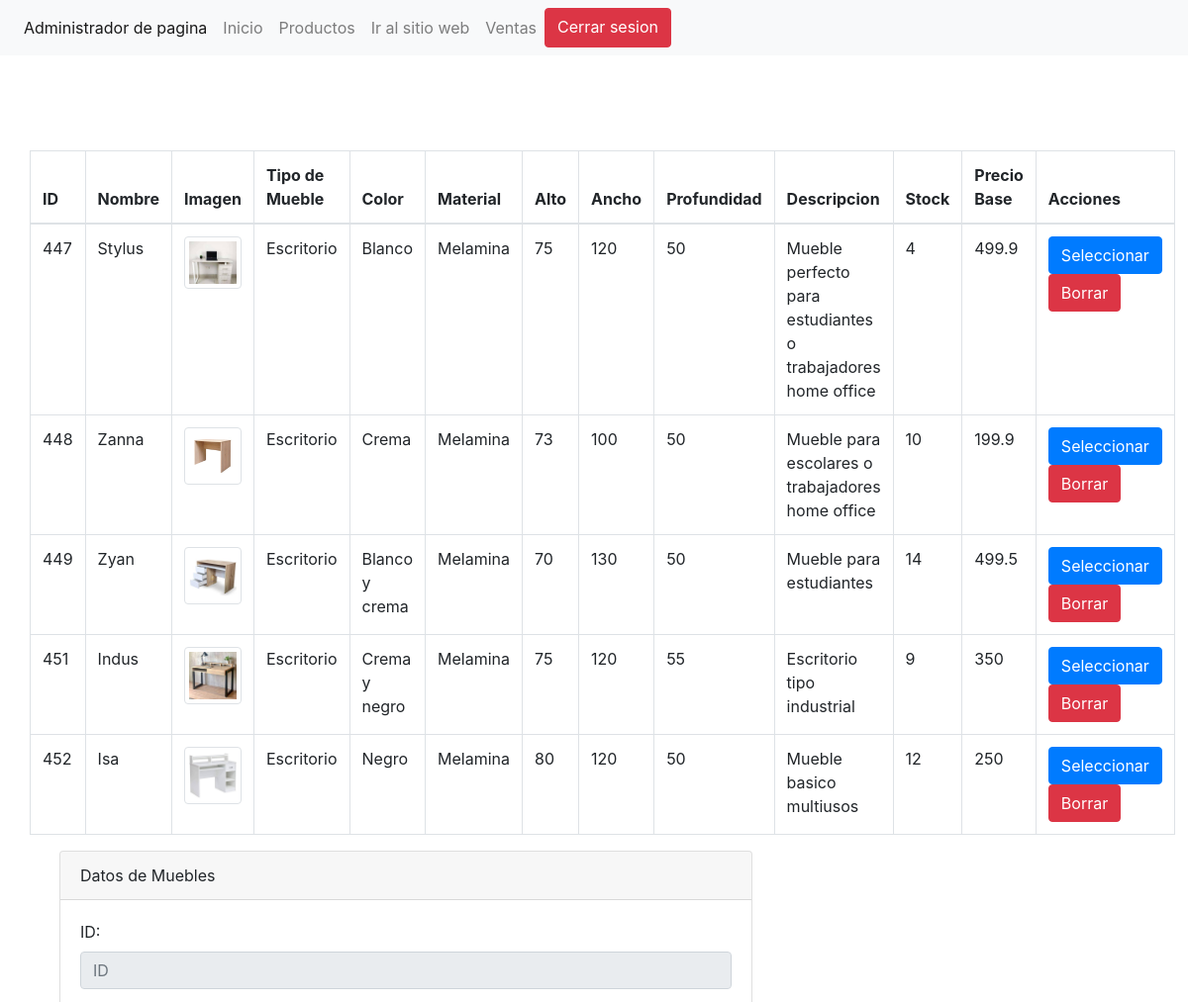
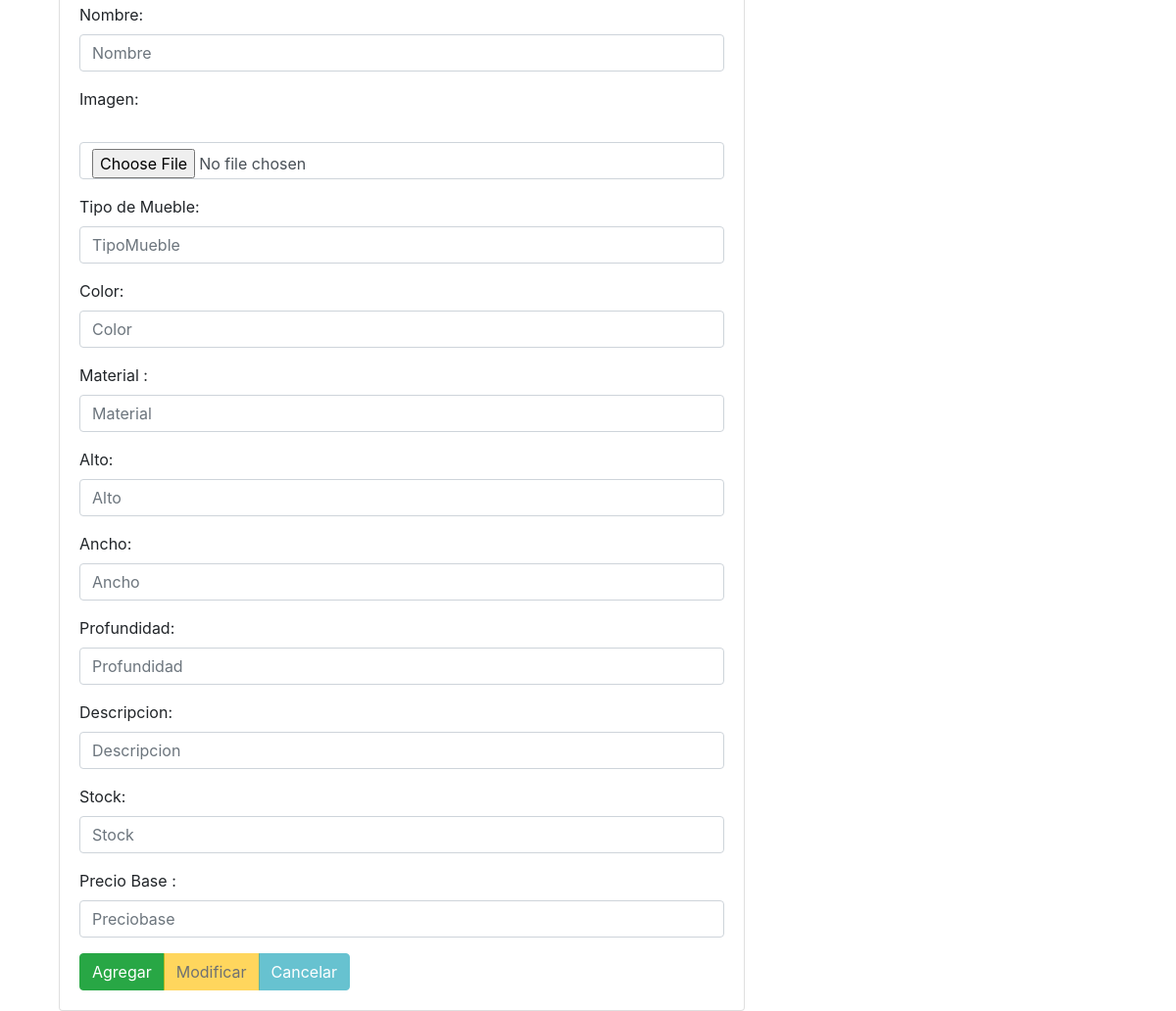
/administrador/seccion/productos.php, run on the app's committed database (2 pictures, top to bottom).
### tables this page shows
CREATE TABLE `muebles` (
  `idprod` int(11) NOT NULL,
  `Nombre` varchar(255) NOT NULL,
  `Imagen` varchar(1000) NOT NULL,
  `TipoMueble` varchar(100) NOT NULL,
  `color` varchar(100) NOT NULL,
  `material` varchar(100) NOT NULL,
  `alto` float NOT NULL,
  `ancho` float NOT NULL,
  `profundidad` float NOT NULL,
  `Descripcion` varchar(500) NOT NULL,
  `Stock` int(11) NOT NULL,
  `PrecioBase` float NOT NULL
);

### administrador/seccion/productos.php (the view, shortened to what this page needs)
<?php include("../template/cabecera.php"); ?>
<?php
$txtID=(isset($_POST['txtID']))?$_POST['txtID']:"";
$txtNombre=(isset($_POST['txtNombre']))?$_POST['txtNombre']:"";
$txtTipoMueble=(isset($_POST['txtTipoMueble']))?$_POST['txtTipoMueble']:"";
$txtColor=(isset($_POST['txtColor']))?$_POST['txtColor']:"";
$txtmaterial=(isset($_POST['txtmaterial']))?$_POST['txtmaterial']:"";
$txtalto=(isset($_POST['txtalto']))?$_POST['txtalto']:"";
$txtancho=(isset($_POST['txtancho']))?$_POST['txtancho']:"";
$txtprofundidad=(isset($_POST['txtprofundidad']))?$_POST['txtprofundidad']:"";
$txtDescripcion=(isset($_POST['txtDescripcion']))?$_POST['txtDescripcion']:"";
$txtStock=(isset($_POST['txtStock']))?$_POST['txtStock']:"";
$txtPrecioBase=(isset($_POST['txtPrecioBase']))?$_POST['txtPrecioBase']:"";
$accion=(isset($_POST['accion']))?$_POST['accion']:"";
 include("../config/bd.php");
$sentenciaSQL= $conexion -> prepare("select * from muebles");
$sentenciaSQL -> execute();
$listaMuebles= $sentenciaSQL->fetchAll(PDO::FETCH_ASSOC);
?>
<br/>
<br/><br/>
<table class="table table-bordered">
    <thead>
        <tr>
            <th>ID</th>
            <th>Nombre </th>
            <th>Imagen</th>
            <th>Tipo de Mueble</th>
            <th>Color</th>
            <th>Material</th>
            <th>Alto</th>
            <th>Ancho</th>
            <th>Profundidad</th>
            <th>Descripcion</th>
            <th>Stock</th>
            <th>Precio Base</th>
            <th>Acciones</th>
        </tr>
    </thead>
    <tbody>
    <?php foreach($listaMuebles as $mueble) {?>
        <tr>
            <td ><?php echo $mueble ['idprod']; ?></td>
            <td><?php echo $mueble ['Nombre']; ?></td>
            <td><img class="img-thumbnail rounded" src="../../Imagenes/<?php echo $mueble ['Imagen']; ?>" width="150" alt=""></td>
            <td><?php echo $mueble ['TipoMueble']; ?></td>
            <td><?php echo $mueble ['color']; ?></td>
            <td><?php echo $mueble ['material']; ?></td>
            <td><?php echo $mueble ['alto']; ?></td>
            <td><?php echo $mueble ['ancho']; ?></td>
            <td><?php echo $mueble ['profundidad']; ?></td>
            <td><?php echo $mueble ['Descripcion']; ?></td>
            <td><?php echo $mueble ['Stock']; ?></td>
            <td><?php echo $mueble ['PrecioBase']; ?></td>
            <td>
            <form method="post">
            <input type="submit" name="accion" value="Seleccionar" class="btn btn-primary">
            <input type="submit" name="accion" value="Borrar" class="btn btn-danger">
            </form>
            </td>
        </tr>
        <?php } ?>
    </tbody>
</table>
</div>
<div class="col-xs-10 col-md-5">
    <div class="card Datos-formulario">
        <div class="card-header">
            Datos de Muebles
        </div>
        <div class="card-body">
            <form method="POST" enctype="multipart/form-data">
            <div class = "form-group">
            <label for="txtID">ID:</label>
            <input type="text" required readonly class="form-control" value="<?php echo $txtID; ?>" name="txtID" placeholder="ID">
            </div>
            <div class = "form-group">
            <label for="txtNombre">Nombre:</label>
            <input type="text" required class="form-control" value="<?php echo $txtNombre; ?>" name="txtNombre" placeholder="Nombre">
            </div>
            <div class = "form-group">
                <label for="txtImagen">Imagen:</label>
                <br>
                <br>
                <input type="file"  class="form-control" name="txtImagen" placeholder="Imagen">
            </div>
            <div class = "form-group">
            <label for="txtTipoMueble">Tipo de Mueble:</label>
            <input type="text" required class="form-control" value="<?php echo $txtTipoMueble; ?>" name="txtTipoMueble" placeholder="TipoMueble">
            </div>
            <div class = "form-group">
            <label for="txtColor">Color:</label>
            <input type="text" required class="form-control" value="<?php echo $txtColor; ?>" name="txtColor" placeholder="Color">
            </div>
            <div class = "form-group">
            <label for="txtmaterial">Material :</label>
            <input type="text" required class="form-control" value="<?php echo $txtmaterial; ?>" name="txtmaterial" placeholder="Material">
            </div>
            <div class = "form-group">
            <label for="txtalto">Alto:</label>
            <input type="text" required class="form-control" value="<?php echo $txtalto; ?>" name="txtalto" placeholder="Alto">
            </div>
            <div class = "form-group">
            <label for="txtancho">Ancho:</label>
            <input type="text" required class="form-control" value="<?php echo $txtancho; ?>" name="txtancho" placeholder="Ancho">
            </div>
            <div class = "form-group">
            <label for="txtprofundidad">Profundidad:</label>
            <input type="text" required class="form-control" value="<?php echo $txtprofundidad; ?>" name="txtprofundidad" placeholder="Profundidad">
            </div>
            <div class = "form-group">
            <label for="txtDescripcion">Descripcion:</label>
            <input type="text" required class="form-control" value="<?php echo $txtDescripcion; ?>" name="txtDescripcion" placeholder="Descripcion">
            </div>
            <div class = "form-group">
            <label for="txtStock">Stock:</label>
            <input type="text" required class="form-control" value="<?php echo $txtStock; ?>" name="txtStock" placeholder="Stock">
            </div>
            <div class = "form-group">
            <label for="txtPrecioBase">Precio Base :</label>
            <input type="text" required class="form-control" value="<?php echo $txtPrecioBase; ?>" name="txtPrecioBase" placeholder="Preciobase">
            </div>
            <div class="btn-group" role="group" aria-label="">
                <button type="submit" name="accion" <?php echo($accion=="Seleccionar")?"disabled":""; ?> value="Agregar" class="btn btn-success">Agregar</button>
                <button type="submit" name="accion" <?php echo($accion!="Seleccionar")?"disabled":""; ?> value="Modificar"  class="btn btn-warning">Modificar</button>
                <button type="submit" name="accion" <?php echo($accion!="Seleccionar")?"disabled":""; ?> value="Cancelar" class="btn btn-info">Cancelar</button>
            </div>
        </form>
        </div>
    </div>
</div>
<?php include("../template/pie.php"); ?>

### administrador/seccion/productos.php (style rules this page uses)
.Datos-formulario { width: 700px; margin: 0 auto; }

### data on the page
muebles: idprod "447", Nombre "Stylus", Imagen (picture), TipoMueble "Escritorio", color "Blanco", material "Melamina", alto "75", ancho "120", profundidad "50", Descripcion "Mueble perfecto para estudiantes o trabajadores home office", Stock "4", PrecioBase "499.9"
muebles: idprod "448", Nombre "Zanna", Imagen (picture), TipoMueble "Escritorio", color "Crema", material "Melamina", alto "73", ancho "100", profundidad "50", Descripcion "Mueble para escolares o trabajadores home office", Stock "10", PrecioBase "199.9"
muebles: idprod "449", Nombre "Zyan", Imagen (picture), TipoMueble "Escritorio", color "Blanco y crema", material "Melamina", alto "70", ancho "130", profundidad "50", Descripcion "Mueble para estudiantes", Stock "14", PrecioBase "499.5"
muebles: idprod "451", Nombre "Indus", Imagen (picture), TipoMueble "Escritorio", color "Crema y negro", material "Melamina", alto "75", ancho "120", profundidad "55", Descripcion "Escritorio tipo industrial", Stock "9", PrecioBase "350"
muebles: idprod "452", Nombre "Isa", Imagen (picture), TipoMueble "Escritorio", color "Negro", material "Melamina", alto "80", ancho "120", profundidad "50", Descripcion "Mueble basico multiusos", Stock "12", PrecioBase "250"
